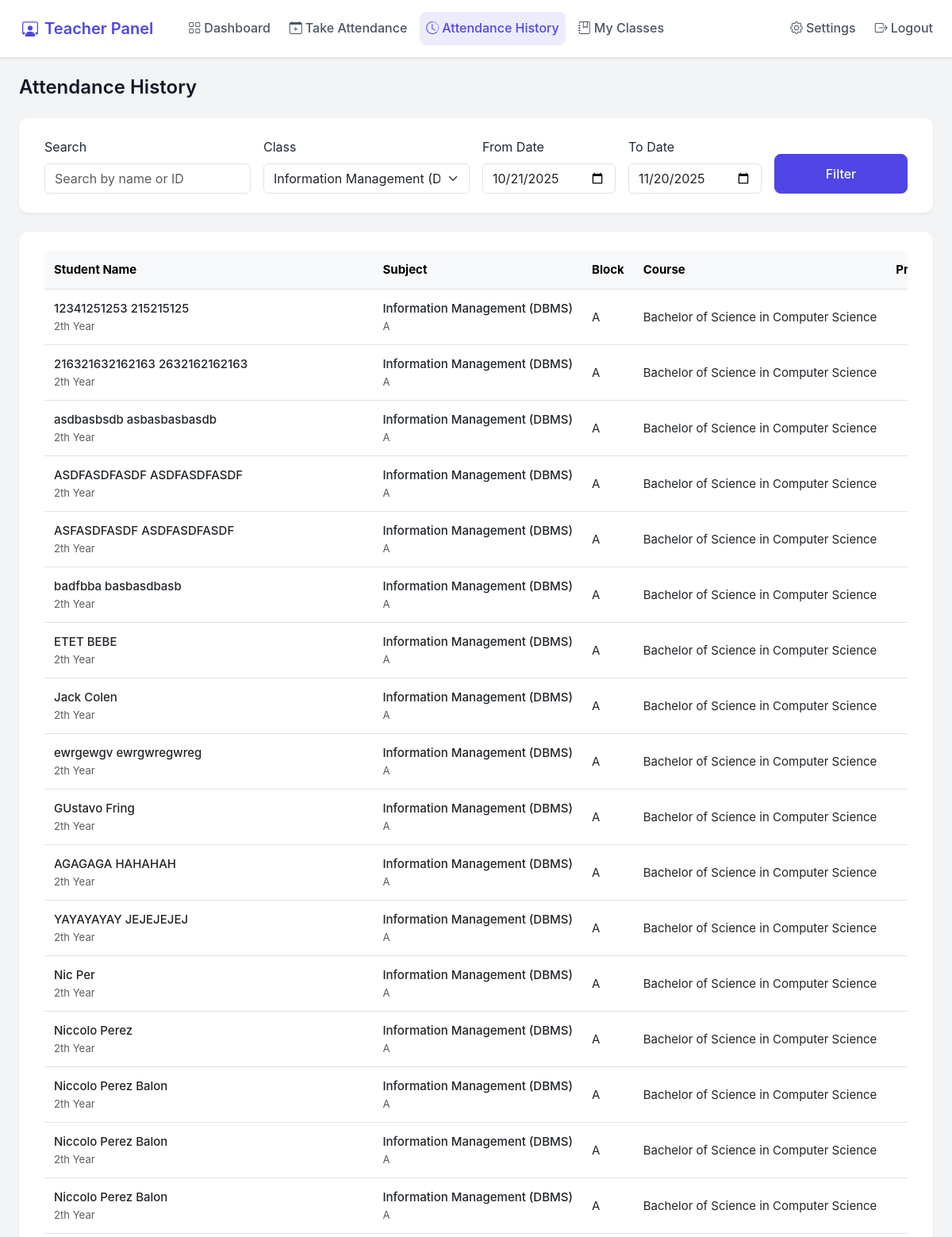
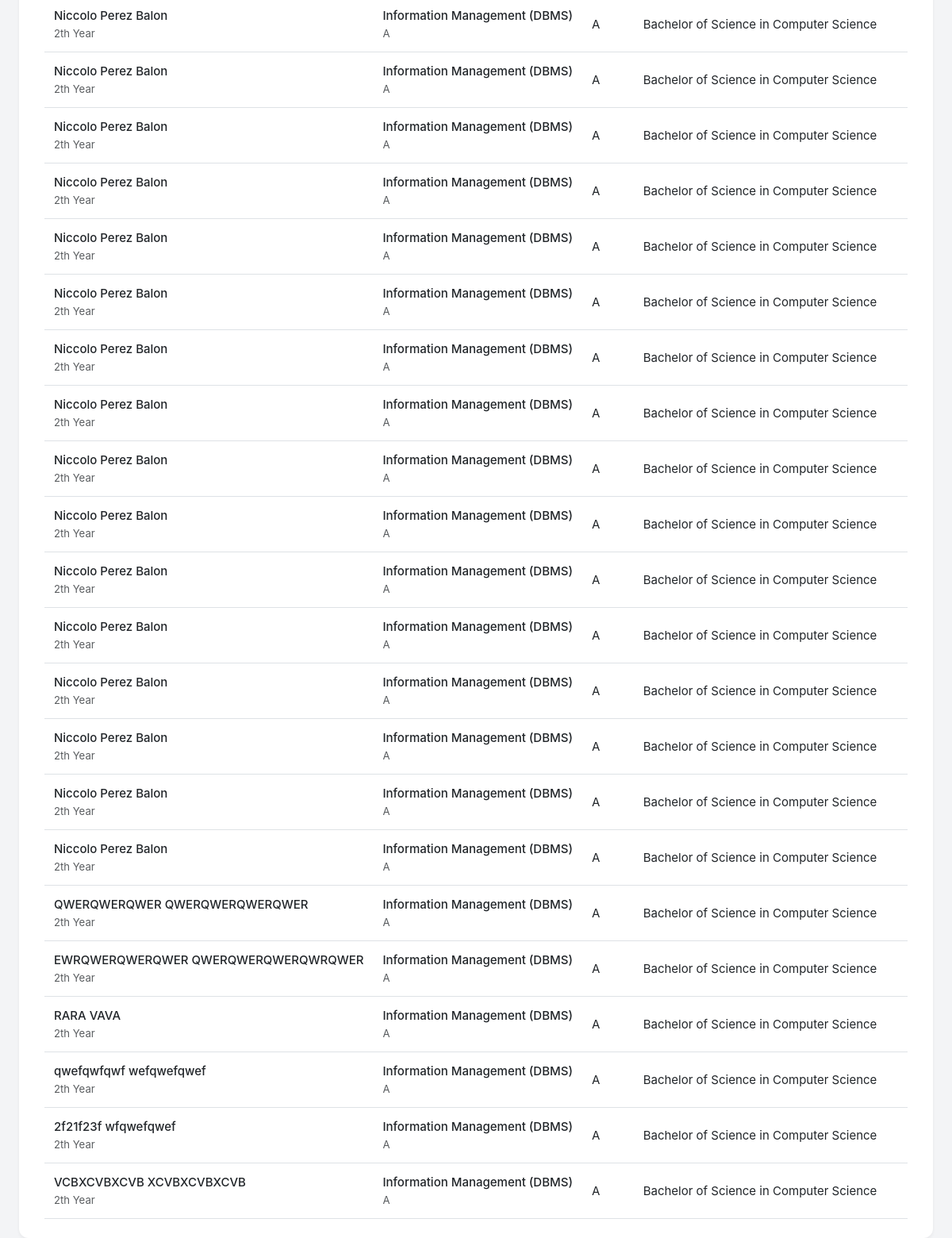
Page /teacher/attendance/attendance_history.php?class_id=7 (signed in) on the committed database (2 pictures, top to bottom).
### tables this page shows
CREATE TABLE `classes` (
  `Class_id` int(11) NOT NULL,
  `course_id` int(11) NOT NULL,
  `Teacher_id` int(11) NOT NULL,
  `Subject_id` int(11) NOT NULL,
  `day_of_week` enum('Monday','Tuesday','Wednesday','Thursday','Friday','Saturday','Sunday') NOT NULL,
  `start_time` time NOT NULL,
  `end_time` time NOT NULL,
  `created_at` timestamp NOT NULL DEFAULT current_timestamp(),
  `block_id` int(11) DEFAULT NULL,
  `year_level` int(11) DEFAULT NULL CHECK (`year_level` between 1 and 4)
);

CREATE TABLE `student` (
  `Student_Id` varchar(255) NOT NULL,
  `first_name` varchar(255) DEFAULT NULL,
  `Last_name` varchar(255) DEFAULT NULL,
  `Email` varchar(255) DEFAULT NULL,
  `phone_number` varchar(255) DEFAULT NULL,
  `block_id` int(11) DEFAULT NULL,
  `year_level` int(11) DEFAULT NULL CHECK (`year_level` between 1 and 4)
);

CREATE TABLE `subject` (
  `Subject_id` int(11) NOT NULL,
  `Subject_Name` varchar(255) NOT NULL,
  `Subject_code` varchar(11) NOT NULL,
  `course_id` int(11) NOT NULL,
  `created_at` timestamp NOT NULL DEFAULT current_timestamp(),
  `year_level` int(11) DEFAULT NULL CHECK (`year_level` between 1 and 4)
);

CREATE TABLE `blocks` (
  `block_id` int(11) NOT NULL,
  `block_name` varchar(1) NOT NULL CHECK (`block_name` in ('A','B','C','D','E')),
  `course_id` int(11) NOT NULL,
  `created_at` timestamp NOT NULL DEFAULT current_timestamp(),
  `year_level` int(11) NOT NULL
);

CREATE TABLE `courses` (
  `course_id` int(11) NOT NULL,
  `course_name` varchar(255) NOT NULL,
  `course_code` varchar(255) NOT NULL,
  `description` text DEFAULT NULL,
  `created_at` timestamp NOT NULL DEFAULT current_timestamp()
);

### teacher/attendance/attendance_history.php (the view, shortened to what this page needs)
<?php
$conn = connectDB();
$teacher_id = $_SESSION['teacher_id'];
$class_id = isset($_GET['class_id']) ? $_GET['class_id'] : null;
$date_from = isset($_GET['date_from']) ? $_GET['date_from'] : date('Y-m-d', strtotime('-30 days'));
$date_to = isset($_GET['date_to']) ? $_GET['date_to'] : date('Y-m-d');
$classQuery = "SELECT c.Class_id,
               CONCAT(s.Subject_Name, ' - ',
                     DATE_FORMAT(c.start_time, '%h:%i %p'), ' - ',
                     DATE_FORMAT(c.end_time, '%h:%i %p'), ' ',
                     GROUP_CONCAT(cd.day_of_week)) as class_name
               FROM classes c
               INNER JOIN subject s ON c.Subject_id = s.Subject_id
               LEFT JOIN class_days cd ON c.Class_id = cd.class_id
               WHERE c.Teacher_id = ?
               GROUP BY c.Class_id";
$stmt = $conn->prepare($classQuery);
$stmt->bind_param("i", $teacher_id);
if (!$stmt->execute()) {
    die('Error executing class query: ' . $stmt->error);
}
$classes = $stmt->get_result();
$query = "SELECT
            s.Student_Id,
            s.first_name,
            s.Last_name,
            s.year_level,
            c.Class_id,
            sub.Subject_Name,
            b.block_name,
            co.course_name,
            COUNT(a.date) as total_days,
            SUM(CASE WHEN a.status = 'present' THEN 1 ELSE 0 END) as present_count
          FROM classes c
          INNER JOIN blocks b ON c.block_id = b.block_id
          INNER JOIN student s ON s.block_id = b.block_id
          INNER JOIN subject sub ON c.Subject_id = sub.Subject_id
          INNER JOIN courses co ON b.course_id = co.course_id
          LEFT JOIN attendance a ON (
              a.class_id = c.Class_id
              AND a.student_id = s.Student_Id
              AND a.date BETWEEN ? AND ?
          )
          WHERE c.Teacher_id = ?";
$params = ["ssi", $date_from, $date_to, $teacher_id];
if ($class_id) {
    $query .= " AND c.Class_id = ?";
    $params[0] .= "i";
    $params[] = $class_id;
}
$query .= " GROUP BY s.Student_Id, c.Class_id
            ORDER BY s.year_level, co.course_name, b.block_name, s.Last_name, s.first_name";
$stmt = $conn->prepare($query);
try {
    $types = $params[0];
    $bindParams = array($types);
    for ($i = 1; $i < count($params); $i++) {
        $bindParams[] = &$params[$i];
    }
    call_user_func_array([$stmt, 'bind_param'], $bindParams);
    if (!$stmt->execute()) {
        throw new Exception('Error executing attendance query: ' . $stmt->error);
    }
    $attendance_records = $stmt->get_result();
} catch (Exception $e) {
    die($e->getMessage());
}
?>
<!DOCTYPE html>
<html lang="en">
<head>
    <link href="https://cdn.jsdelivr.net/npm/bootstrap@5.3.0/dist/css/bootstrap.min.css" rel="stylesheet">
    <link href="https://cdnjs.cloudflare.com/ajax/libs/font-awesome/6.0.0/css/all.min.css" rel="stylesheet">
    <link href="/Beta_attendance_system/assets/css/main.css" rel="stylesheet">
    <link href="/Beta_attendance_system/assets/css/teacher-pages.css" rel="stylesheet">
</head>
<body>
    <?php include '../../app/includes/teacher_navbar.php'; ?>
    <div class="container mt-4">
        <h2 class="page-header">Attendance History</h2>
        <div class="filter-card">
            <div class="card-body">
                <form method="GET" class="row g-3">
                    <div class="col-md-3">
                        <label for="search" class="form-label">Search</label>
                        <input type="text" class="form-control" id="search" name="search"
                               placeholder="Search by name or ID"
                               value="<?php echo isset($_GET['search']) ? htmlspecialchars($_GET['search']) : ''; ?>">
                    </div>
                    <div class="col-md-3">
                        <label for="class_id" class="form-label">Class</label>
                        <select class="form-select" name="class_id">
                            <?php while ($class = $classes->fetch_assoc()): ?>
                                <option value="<?php echo $class['Class_id']; ?>"
                                    <?php echo ($class_id == $class['Class_id']) ? 'selected' : ''; ?>>
                                    <?php echo htmlspecialchars($class['class_name']); ?>
                                </option>
                            <?php endwhile; ?>
                        </select>
                    </div>
                    <div class="col-md-2">
                        <label for="date_from" class="form-label">From Date</label>
                        <input type="date" class="form-control" name="date_from"
                               value="<?php echo $date_from; ?>">
                    </div>
                    <div class="col-md-2">
                        <label for="date_to" class="form-label">To Date</label>
                        <input type="date" class="form-control" name="date_to"
                               value="<?php echo $date_to; ?>">
                    </div>
                    <div class="col-md-2 d-flex align-items-end">
                        <button type="submit" class="btn btn-primary w-100">Filter</button>
                    </div>
                </form>
            </div>
        </div>
        <div class="content-card">
            <div class="card-body">
                <div class="table-responsive">
                    <table class="table table-hover align-middle">
                        <thead class="table-light">
                            <tr>
                                <th style="min-width: 180px">Student Name</th>
                                <th style="min-width: 150px">Subject</th>
                                <th style="width: 80px">Block</th>
                                <th style="min-width: 120px">Course</th>
                                <th style="width: 100px" class="text-center">Present/Total</th>
                            </tr>
                        </thead>
                        <tbody>
                            <?php while ($record = $attendance_records->fetch_assoc()): ?>
                                <tr>
                                    <td>
                                        <div class="d-flex flex-column">
                                            <span class="fw-medium"><?php echo htmlspecialchars($record['first_name'] . ' ' . $record['Last_name']); ?></span>
                                            <small class="text-muted"><?php echo htmlspecialchars($record['year_level']); ?>th Year</small>
                                        </div>
                                    </td>
                                    <td>
                                        <div class="d-flex flex-column">
                                            <span class="fw-medium"><?php echo htmlspecialchars($record['Subject_Name']); ?></span>
                                            <small class="text-muted"><?php echo htmlspecialchars($record['block_name']); ?></small>
                                        </div>
                                    </td>
                                    <td><?php echo htmlspecialchars($record['block_name']); ?></td>
                                    <td><?php echo htmlspecialchars($record['course_name']); ?></td>
                                    <td class="text-center">
                                    </td>
                                </tr>
                            <?php endwhile; ?>
                        </tbody>
                    </table>
                </div>
            </div>
        </div>
    </div>
</body>
</html>

### assets/css/main.css (style rules this page uses)
:root { --primary-color: #4f46e5; --secondary-color: #4338ca; --text-color: #1f2937; --light-bg: #f3f4f6; --white: #ffffff; --shadow: 0 4px 6px -1px rgba(0, 0, 0, 0.1); }
* { margin: 0; padding: 0; box-sizing: border-box; }
body { font-family: 'Inter', -apple-system, BlinkMacSystemFont, sans-serif; line-height: 1.6; color: var(--text-color); background-color: var(--light-bg); }
.container { width: 100%; max-width: 1600px; margin: 0 auto; padding: 0 1.5rem; }
.btn { padding: 0.75rem 1.5rem; font-weight: 500; border-radius: 0.5rem; transition: all 0.3s ease; }
.btn-primary { background-color: var(--primary-color); border-color: var(--primary-color); }

### assets/css/teacher-pages.css (style rules this page uses)
.page-header { font-size: 1.5rem; font-weight: 600; color: #111827; margin-bottom: 1.5rem; }
.filter-card { background: white; border: none; border-radius: 12px; box-shadow: 0 2px 4px rgba(0,0,0,0.05); margin-bottom: 1.5rem; max-width: 100%; width: 100%; }
.filter-card .card-body { padding: 1.5rem 2rem; }
.content-card { background: white; border: none; border-radius: 12px; box-shadow: 0 2px 4px rgba(0,0,0,0.05); width: 100%; margin: 0; }
.content-card .card-body { padding: 1.5rem 2rem; width: 100%; }
.content-card .table-responsive { width: 100%; margin: 0; padding: 0; overflow-x: auto; }
.content-card .table { width: 100%; margin-bottom: 0; font-size: 0.9375rem; }
.content-card .table th, .content-card .table td { padding: 0.75rem; white-space: nowrap; }
.content-card .table th:nth-child(1), .content-card .table td:nth-child(1) { width: 20%; }
.content-card .table th:nth-child(2), .content-card .table td:nth-child(2) { width: 18%; }
.content-card .table th:nth-child(3), .content-card .table td:nth-child(3) { width: 10%; }
.content-card .table th:nth-child(4), .content-card .table td:nth-child(4) { width: 15%; }
.content-card .table th:nth-child(5), .content-card .table td:nth-child(5), .content-card .table th:nth-child(6), .content-card .table td:nth-child(6) { width: 10%; }
.table td { position: relative; vertical-align: middle; padding: 0.75rem; }
.table-responsive { margin-bottom: 0; overflow-x: auto; -webkit-overflow-scrolling: touch; }

### assets/css/navbar.css (style rules this page uses)
:root { --navbar-bg: #ffffff; --navbar-shadow: 0 2px 4px rgba(0, 0, 0, 0.08); --navbar-link: #4b5563; --navbar-hover: #4f46e5; --navbar-active: #4f46e5; --admin-primary: #212529; --teacher-primary: #4f46e5; --dropdown-shadow: 0 4px 6px -1px rgba(0, 0, 0, 0.1); }

### rows in the picture
classes: student.first_name+Last_name "12341251253 215215125", student.year_level "2", Subject.Subject_Name "Information Management (DBMS)", block.block_name "A", course.course_name "Bachelor of Science in Computer Science", student.first_name+Last_name "216321632162163 2632162162163", student.first_name+Last_name "asdbasbsdb asbasbasbasdb", student.first_name+Last_name "ASDFASDFASDF ASDFASDFASDF", student.first_name+Last_name "ASFASDFASDF ASDFASDFASDF", student.first_name+Last_name "badfbba basbasdbasb", student.first_name+Last_name "ETET BEBE", student.first_name+Last_name "Jack Colen", student.first_name+Last_name "ewrgewgv ewrgwregwreg", student.first_name+Last_name "GUstavo Fring", student.first_name+Last_name "AGAGAGA HAHAHAH", student.first_name+Last_name "YAYAYAYAY JEJEJEJEJ", student.first_name+Last_name "Nic Per", student.first_name+Last_name "Niccolo Perez", student.first_name+Last_name "Niccolo Perez Balon", student.first_name+Last_name "QWERQWERQWER QWERQWERQWERQWER", student.first_name+Last_name "EWRQWERQWERQWER QWERQWERQWERQWRQWER", student.first_name+Last_name "RARA VAVA", student.first_name+Last_name "qwefqwfqwf wefqwefqwef", student.first_name+Last_name "2f21f23f wfqwefqwef", student.first_name+Last_name "VCBXCVBXCVB XCVBXCVBXCVB"

### other values in the picture
form field class_id "Information Management (DBMS) - 08:30 AM - 09:30 AM Monday,Wednesday,Saturday"
